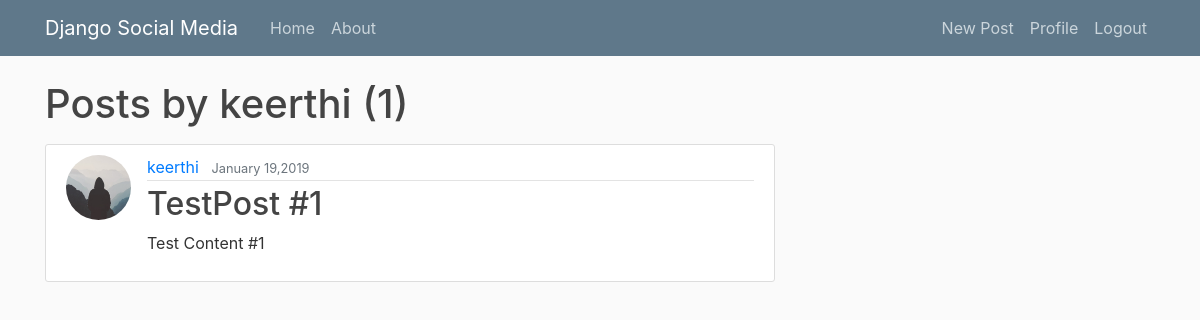
Screenshot of /user/keerthi (signed in) with the database file from the repository.
### blog/models.py (models this page shows, shortened)
class Post(models.Model):
    title = models.CharField(max_length = 100)
    content =  models.TextField() #Unrestricted text
    date_posted = models.DateTimeField(default = timezone.now) #current date time as created and changable
    author  = models.ForeignKey(User,on_delete=models.CASCADE) #telling that if a user is deleted then delete the user

### users/models.py (models this page shows, shortened)
class Profile(models.Model):
    user = models.OneToOneField(User , on_delete=models.CASCADE) #extending the user models
    image = models.ImageField(default='default.jpg',upload_to='profile_pics')

### blog/views.py (the view)
# urls.py: path('user/<str:username>', UserPostListView.as_view() , name='user-posts'),
class UserPostListView(LoginRequiredMixin,ListView):
    model = Post
    template_name = 'blog/user_posts.html'
    context_object_name = 'posts'
    paginate_by = 3
    def get_queryset(self):
        user = get_object_or_404(User,username=self.kwargs.get('username'))
        return Post.objects.filter(author=user).order_by('-date_posted')

### blog/templates/blog/user_posts.html (shortened to what this page needs)
{% extends "blog/base.html" %}
{% block content  %}
<h1 class="mb-3">Posts by {{view.kwargs.username}} ({{page_obj.paginator.count}})</h1>
{% for post in posts  %}
<article class="media content-section">
    <img class='rounded-circle article-img' src='{{ post.author.profile.image.url}}' >
        <div class="media-body">
          <div class="article-metadata">
            <a class="mr-2" href="{%  url 'user-posts' post.author.username %}">{{ post.author }}</a>
            <small class="text-muted">{{ post.date_posted |date:'F d,Y'}}</small>
          </div>
          <h2><a class="article-title" href="{%url 'post-detail' post.id %}">{{ post.title }}</a></h2>
          <p class="article-content">{{ post.content }}</p>
        </div>
      </article>
{% endfor %}
{% endblock content %}

### blog/static/blog/main.css (style rules this page uses)
body { background: #fafafa; color: #333333; margin-top: 5rem; }
h1, h2, h3, h4, h5, h6 { color: #444444; }
.content-section { background: #ffffff; padding: 10px 20px; border: 1px solid #dddddd; border-radius: 3px; margin-bottom: 20px; }
.article-title { color: #444444; }
.article-content { white-space: pre-line; }
.article-img { height: 65px; width: 65px; margin-right: 16px; }
.article-metadata { padding-bottom: 1px; margin-bottom: 4px; border-bottom: 1px solid #e3e3e3 }

### rows the page displays
Post: author.profile.image (placeholder picture), author "keerthi", date_posted "January 19,2019", title "TestPost #1", content "Test Content #1"

### other values shown
{{ view.kwargs.username }} "keerthi"
{{ page_obj.paginator.count }} "1"
